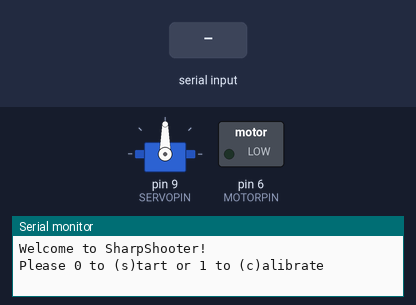
Recording of a sketch running on a simulated Arduino Uno, built with avr-gcc and run on an emulated ATmega328P. Shown: servo, switched loads named in the sketch (green lamp = pin HIGH), the last lines printed to the serial monitor. Inputs (shaded band) come from the test bench.

Above: at 0.8 s.
0.9 s: "90,45\n" received over Serial
At 2.5 s:
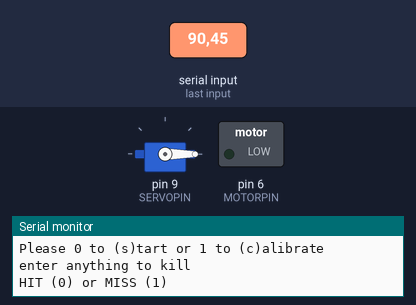
3.9 s: "30,150\n" received over Serial
At 6.1 s:
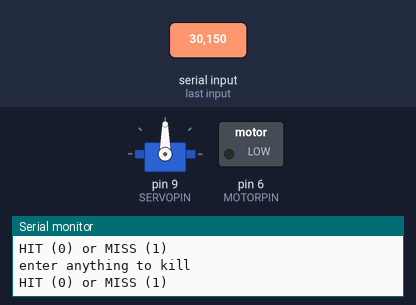
6.4 s: "0\n" received over Serial
At 7.0 s:
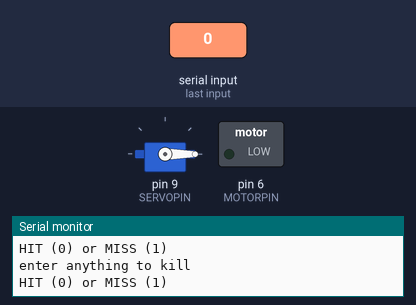
9.4 s: "90,45\n" received over Serial
At 10.9 s:
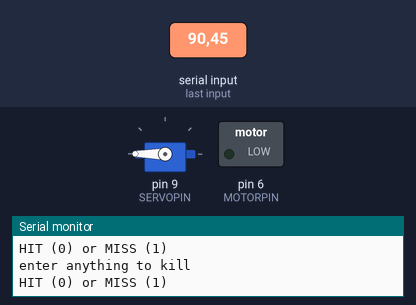
Timing chart, 0 to 12.4 s (numbered marks = the images above; inputs shaded):
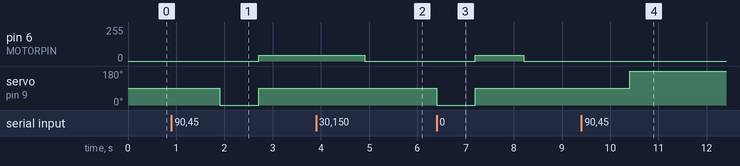

The sketch:

SharpShooter.ino
```cpp
#include <Servo.h>

int MOTORPIN = 6; //DONT USE 9 OR 10, SERVO DISABLES THEM
int SONARPIN = 1;
int SERVOPIN = 9;

//servo positions (0, 1, 2, ||3||, 4, 5, 6)

//Base voltage for voltage equation (FRONT CUP)
int baseVoltageSteps = 41; //v = b + .5v/3.3in * inchesFromFront

int currentCup = 3;

//user input buffer
char userIn[1];

Servo trackServo;

void setup(){
  //basic setup
  Serial.begin(9600);
  trackServo.attach(SERVOPIN);
  pinMode(MOTORPIN, OUTPUT);

  //start user prompt and play flow
  Serial.println("Welcome to SharpShooter!\nPlease 0 to (s)tart or 1 to (c)alibrate");

  if(waitAndGetInt() == 1){
    calibrate();
  }
}

void loop(){
  //TODO READ SONAR TO GET DISTANCE

  setMotorVoltageSteps(baseVoltageSteps + ((float)getCupRow(currentCup) * 0.5));

  Serial.println("enter anything to kill");
  waitAndGetInt();

  setMotorVoltageSteps(0);

  Serial.println("HIT (0) or MISS (1)");

  if(waitAndGetInt() == 0){
    moveServoToPosition(getCupPosition(currentCup + 1));
    currentCup++;
  }
}

//returns distance in inches
int readSonar(){
  long anVolt, inches, cm;
  int sum=0;//Create sum variable so it can be averaged
  int avgrange=60;//Quantity of values to average (sample size)

  for(int i = 0; i < avgrange ; i++)
  {
    //Used to read in the analog voltage output that is being sent by the MaxSonar device.
    //Scale factor is (Vcc/512) per inch. A 5V supply yields ~9.8mV/in
    //Arduino analog pin goes from 0 to 1024, so the value has to be divided by 2 to get the actual inches
    anVolt = (float)analogRead(SONARPIN) / 2;
    sum += anVolt;
    delay(10);
  }
  cm = sum/avgrange;
  inches = cm / 2.54;

  Serial.print(inches);
  Serial.print("in, ");
  Serial.print(cm);
  Serial.print("cm");
  Serial.println();

  return inches;
}

void calibrate(){
  Serial.println("Please enter a new base voltage (IN ARDUINO STEPS):");
  baseVoltageSteps = waitAndGetInt();
}

int waitAndGetInt(){
  //wait for user
  while (Serial.available()==0){ }
  return Serial.parseInt();
}

void setMotorVoltage(float volts){
  analogWrite(MOTORPIN, volts * 255.0 / 5.0 );
}

void setMotorVoltageSteps(int voltSteps){
  analogWrite(MOTORPIN, voltSteps);
}

int getCupPosition(int cupNum){
  switch(cupNum){
    case 0: return 3;
            break;
    case 1: return 2;
            break;
    case 2: return 4;
            break;
    case 3: return 1;
            break;
    case 4: return 3;
            break;
    case 5: return 5;
            break;
    case 6: return 0;
            break;
    case 7: return 2;
            break;
    case 8: return 4;
            break;
    case 9: return 6;
            break;
    default: Serial.println("ERROR: NO SUCH CUP (getCupPosition)");
            break;
  }
}

void moveServoToPosition(int pos){
  //NOTE: CONTINUOUS ROTATION SERVOS HAVE NO ANGLE MODIFIERS. THEY TAKE SPEEDS (180 FULL SPEED, -180 FULL REVERSE)
  int mov = pos - getCupPosition(currentCup);

  mov < 0 ? trackServo.write(180) : trackServo.write(0); //check which way to move and move there
  delay(400 * mov); //TODO: FIND PROPER DELAY FOR ONE POSITION
  trackServo.write(90);

}

int getCupRow(int cupNum){
  switch(cupNum){
     case 0: return 0;
             break;
     case 1:
     case 2: return 1;
             break;
     case 3:
     case 4:
     case 5: return 2;
             break;
     case 6:
     case 7:
     case 8:
     case 9: return 3;
             break;
     default: Serial.println("ERROR: NO SUCH CUP (getCupRow)");
  }
}
```

Measured:
- after the input at 0.9 s, pin 6 (MOTORPIN): 0/255 → 42/255 after 1.8 s; servo on pin 9 (SERVOPIN): 90° → 0° after 1.0 s, → 90° 0.80 s later
- after the input at 3.9 s, pin 6 (MOTORPIN): 42/255 → 0/255 after 1.0 s
- after the input at 6.4 s, pin 6 (MOTORPIN): 0/255 → 42/255 after 0.80 s, → 0/255 1.0 s later; servo on pin 9 (SERVOPIN): 90° → 0° at once, → 90° 0.80 s later
- after the input at 9.4 s, servo on pin 9 (SERVOPIN): 90° → 180° after 1.0 s
